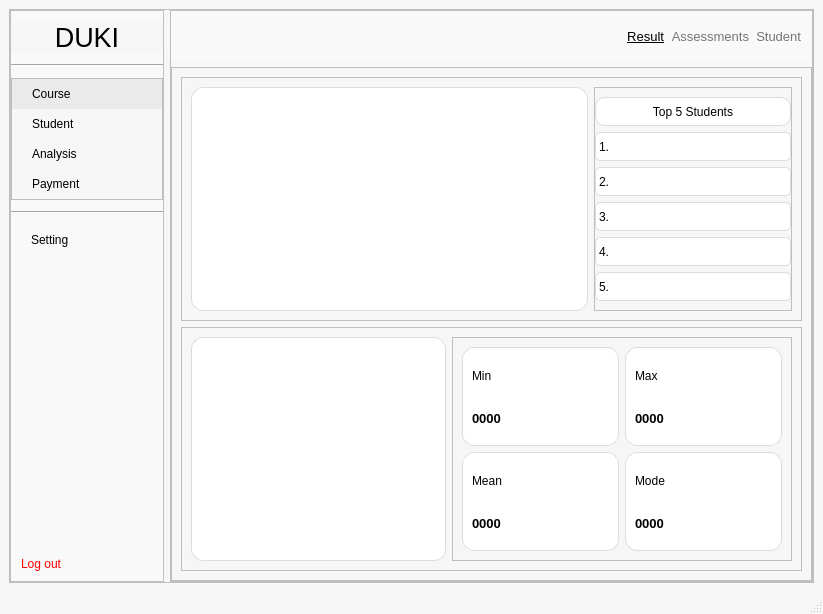
<?xml version="1.0" encoding="UTF-8"?>
<ui version="4.0">
 <class>MainWindow</class>
 <widget class="QMainWindow" name="MainWindow">
  <property name="geometry">
   <rect>
    <x>0</x>
    <y>0</y>
    <width>823</width>
    <height>614</height>
   </rect>
  </property>
  <property name="windowTitle">
   <string>MainWindow</string>
  </property>
  <property name="styleSheet">
   <string notr="true">QMainWindow {
    background-color: #f6f6f6;
}
QFrame {
    background-color: #f6f6f6;
}
#centralwidget{
	background-color: #f6f6f6;
}
#menu {
    background-color: #f9f9f9;
    border-right: 1px solid #e0e0e0;
}
QLabel#brand {
    color: black;
}

#menu_analysis,
#menu_course,
#menu_payment,
#menu_student,
#menu_setting {
    text-align: left;
    padding: 8px 20px;
    border: none;
	color: black;
}
#menu_analysis:hover,
#menu_course:hover,
#menu_logout:hover,
#menu_payment:hover,
#menu_student:hover,
#menu_setting:hover {
    background-color: #eaeaea;
}
#menu_logout {
    color: red;
    padding: 10px;
    text-align: left;
	border: none;
}
#menu_course {
    background-color: #eaeaea;
}
#course_search_lineEdit {
    background-color: #F8F8F8;
    border: 1px solid #CCCCCC;
    border-radius-right: 10px;
    padding: 6px 12px;
    color: #555;
}
#course_search_lineEdit:focus {
    border: 2px solid #A0A0A0;
}
#course_search_comboBox {
    background-color: #2E2E2E;
    color: white;
    padding: 6px 12px;
    font-weight: bold;
}
QComboBox QAbstractItemView {
    background-color: #2E2E2E;
    color: white;
    selection-background-color: #444444;
    selection-color: white;
}
#course_create {
    background-color: #4C8BF5;
    color: white;
    border: none;
    border-radius: 8px;
    padding: 6px 10px;
    font-weight: bold;
}
#course_create:hover {
    background-color: #3B73E0;
}
#course_filter {
    background-color: #F4F4F4;
    border: 1px solid #CCCCCC;
    border-radius: 8px;
    padding: 6px 10px;
	color: black;
}
#course_filter:hover {
    background-color: #EAEAEA;
}
#header{
	background-color: #f9f9f9;
	color: black;
}
#course_previous, #course_next {
    background-color: white;
    color: #2E3A59;
    border: 1px solid #D0D0D0;
    border-radius: 8px;
    padding: 6px 12px;
    font-weight: 500;
}
#course_previous:hover, #course_next:hover {
    background-color: #F5F5F5;
}
#course_page_1, #course_page_2, #course_page_3, #course_page_8, #course_page_9, #course_page_10 {
    background-color: transparent;
    border: none;
    color: #444;
    padding: 6px 10px;
}
#course_page_1 {
    background-color: #E0E0E0;
    border-radius: 6px;
    font-weight: bold;
}
#space {
    color: #777;
    font-weight: bold;
}


</string>
  </property>
  <widget class="QWidget" name="centralwidget">
   <layout class="QHBoxLayout" name="horizontalLayout_5">
    <item>
     <widget class="QFrame" name="frame">
      <property name="sizePolicy">
       <sizepolicy hsizetype="Preferred" vsizetype="Preferred">
        <horstretch>0</horstretch>
        <verstretch>0</verstretch>
       </sizepolicy>
      </property>
      <property name="minimumSize">
       <size>
        <width>801</width>
        <height>541</height>
       </size>
      </property>
      <property name="frameShape">
       <enum>QFrame::StyledPanel</enum>
      </property>
      <property name="frameShadow">
       <enum>QFrame::Raised</enum>
      </property>
      <layout class="QHBoxLayout" name="horizontalLayout">
       <property name="leftMargin">
        <number>0</number>
       </property>
       <property name="topMargin">
        <number>0</number>
       </property>
       <property name="rightMargin">
        <number>0</number>
       </property>
       <property name="bottomMargin">
        <number>0</number>
       </property>
       <item>
        <widget class="QFrame" name="menu">
         <property name="sizePolicy">
          <sizepolicy hsizetype="Preferred" vsizetype="Preferred">
           <horstretch>0</horstretch>
           <verstretch>0</verstretch>
          </sizepolicy>
         </property>
         <property name="frameShape">
          <enum>QFrame::StyledPanel</enum>
         </property>
         <property name="frameShadow">
          <enum>QFrame::Raised</enum>
         </property>
         <layout class="QVBoxLayout" name="verticalLayout" stretch="0,0,0,0,0,0,0">
          <property name="spacing">
           <number>11</number>
          </property>
          <property name="leftMargin">
           <number>0</number>
          </property>
          <property name="topMargin">
           <number>11</number>
          </property>
          <property name="rightMargin">
           <number>0</number>
          </property>
          <property name="bottomMargin">
           <number>0</number>
          </property>
          <item>
           <widget class="QLabel" name="brand">
            <property name="sizePolicy">
             <sizepolicy hsizetype="Preferred" vsizetype="Preferred">
              <horstretch>0</horstretch>
              <verstretch>0</verstretch>
             </sizepolicy>
            </property>
            <property name="font">
             <font>
              <pointsize>20</pointsize>
             </font>
            </property>
            <property name="styleSheet">
             <string notr="true"/>
            </property>
            <property name="text">
             <string>DUKI</string>
            </property>
            <property name="alignment">
             <set>Qt::AlignCenter</set>
            </property>
           </widget>
          </item>
          <item>
           <widget class="Line" name="line_1">
            <property name="orientation">
             <enum>Qt::Horizontal</enum>
            </property>
           </widget>
          </item>
          <item>
           <widget class="QFrame" name="frame_2">
            <property name="frameShape">
             <enum>QFrame::StyledPanel</enum>
            </property>
            <property name="frameShadow">
             <enum>QFrame::Raised</enum>
            </property>
            <layout class="QVBoxLayout" name="verticalLayout_3">
             <property name="spacing">
              <number>0</number>
             </property>
             <property name="leftMargin">
              <number>0</number>
             </property>
             <property name="topMargin">
              <number>0</number>
             </property>
             <property name="rightMargin">
              <number>0</number>
             </property>
             <property name="bottomMargin">
              <number>0</number>
             </property>
             <item>
              <widget class="QPushButton" name="menu_course">
               <property name="sizePolicy">
                <sizepolicy hsizetype="Minimum" vsizetype="Preferred">
                 <horstretch>0</horstretch>
                 <verstretch>0</verstretch>
                </sizepolicy>
               </property>
               <property name="styleSheet">
                <string notr="true"/>
               </property>
               <property name="text">
                <string>Course</string>
               </property>
              </widget>
             </item>
             <item>
              <widget class="QPushButton" name="menu_student">
               <property name="sizePolicy">
                <sizepolicy hsizetype="Minimum" vsizetype="Preferred">
                 <horstretch>0</horstretch>
                 <verstretch>0</verstretch>
                </sizepolicy>
               </property>
               <property name="layoutDirection">
                <enum>Qt::LeftToRight</enum>
               </property>
               <property name="styleSheet">
                <string notr="true"/>
               </property>
               <property name="text">
                <string>Student</string>
               </property>
              </widget>
             </item>
             <item>
              <widget class="QPushButton" name="menu_analysis">
               <property name="sizePolicy">
                <sizepolicy hsizetype="Minimum" vsizetype="Preferred">
                 <horstretch>0</horstretch>
                 <verstretch>0</verstretch>
                </sizepolicy>
               </property>
               <property name="styleSheet">
                <string notr="true"/>
               </property>
               <property name="text">
                <string>Analysis</string>
               </property>
              </widget>
             </item>
             <item>
              <widget class="QPushButton" name="menu_payment">
               <property name="sizePolicy">
                <sizepolicy hsizetype="Preferred" vsizetype="Preferred">
                 <horstretch>0</horstretch>
                 <verstretch>0</verstretch>
                </sizepolicy>
               </property>
               <property name="minimumSize">
                <size>
                 <width>150</width>
                 <height>28</height>
                </size>
               </property>
               <property name="styleSheet">
                <string notr="true"/>
               </property>
               <property name="text">
                <string>Payment</string>
               </property>
              </widget>
             </item>
            </layout>
           </widget>
          </item>
          <item>
           <widget class="Line" name="line_2">
            <property name="orientation">
             <enum>Qt::Horizontal</enum>
            </property>
           </widget>
          </item>
          <item>
           <widget class="QPushButton" name="menu_setting">
            <property name="sizePolicy">
             <sizepolicy hsizetype="Preferred" vsizetype="Preferred">
              <horstretch>0</horstretch>
              <verstretch>0</verstretch>
             </sizepolicy>
            </property>
            <property name="minimumSize">
             <size>
              <width>60</width>
              <height>12</height>
             </size>
            </property>
            <property name="styleSheet">
             <string notr="true"/>
            </property>
            <property name="text">
             <string>Setting</string>
            </property>
           </widget>
          </item>
          <item>
           <spacer name="verticalSpacer">
            <property name="orientation">
             <enum>Qt::Vertical</enum>
            </property>
            <property name="sizeHint" stdset="0">
             <size>
              <width>20</width>
              <height>40</height>
             </size>
            </property>
           </spacer>
          </item>
          <item>
           <widget class="QPushButton" name="menu_logout">
            <property name="sizePolicy">
             <sizepolicy hsizetype="Preferred" vsizetype="Preferred">
              <horstretch>0</horstretch>
              <verstretch>0</verstretch>
             </sizepolicy>
            </property>
            <property name="styleSheet">
             <string notr="true"/>
            </property>
            <property name="text">
             <string>Log out</string>
            </property>
           </widget>
          </item>
         </layout>
        </widget>
       </item>
       <item>
        <widget class="QFrame" name="frame_3">
         <property name="sizePolicy">
          <sizepolicy hsizetype="Preferred" vsizetype="Preferred">
           <horstretch>0</horstretch>
           <verstretch>0</verstretch>
          </sizepolicy>
         </property>
         <property name="frameShape">
          <enum>QFrame::StyledPanel</enum>
         </property>
         <property name="frameShadow">
          <enum>QFrame::Raised</enum>
         </property>
         <layout class="QVBoxLayout" name="verticalLayout_2">
          <property name="leftMargin">
           <number>0</number>
          </property>
          <property name="topMargin">
           <number>0</number>
          </property>
          <property name="rightMargin">
           <number>0</number>
          </property>
          <property name="bottomMargin">
           <number>0</number>
          </property>
          <item>
           <widget class="QWidget" name="header" native="true">
            <property name="minimumSize">
             <size>
              <width>50</width>
              <height>50</height>
             </size>
            </property>
            <property name="styleSheet">
             <string notr="true">background-color: #f9f9f9;</string>
            </property>
            <layout class="QHBoxLayout" name="horizontalLayout_9">
             <property name="spacing">
              <number>7</number>
             </property>
             <property name="leftMargin">
              <number>0</number>
             </property>
             <property name="topMargin">
              <number>0</number>
             </property>
             <property name="rightMargin">
              <number>11</number>
             </property>
             <property name="bottomMargin">
              <number>0</number>
             </property>
             <item>
              <spacer name="horizontalSpacer_5">
               <property name="orientation">
                <enum>Qt::Horizontal</enum>
               </property>
               <property name="sizeHint" stdset="0">
                <size>
                 <width>40</width>
                 <height>20</height>
                </size>
               </property>
              </spacer>
             </item>
             <item>
              <widget class="QLabel" name="header_result">
               <property name="font">
                <font>
                 <pointsize>10</pointsize>
                 <underline>true</underline>
                </font>
               </property>
               <property name="styleSheet">
                <string notr="true">color: black</string>
               </property>
               <property name="text">
                <string>Result</string>
               </property>
               <property name="alignment">
                <set>Qt::AlignRight|Qt::AlignTrailing|Qt::AlignVCenter</set>
               </property>
              </widget>
             </item>
             <item>
              <widget class="QLabel" name="header_assessment">
               <property name="font">
                <font>
                 <pointsize>10</pointsize>
                </font>
               </property>
               <property name="styleSheet">
                <string notr="true">color:#757575</string>
               </property>
               <property name="text">
                <string>Assessments</string>
               </property>
               <property name="alignment">
                <set>Qt::AlignRight|Qt::AlignTrailing|Qt::AlignVCenter</set>
               </property>
              </widget>
             </item>
             <item>
              <widget class="QLabel" name="header_student">
               <property name="font">
                <font>
                 <pointsize>10</pointsize>
                 <underline>false</underline>
                </font>
               </property>
               <property name="styleSheet">
                <string notr="true">color:#757575</string>
               </property>
               <property name="text">
                <string>Student</string>
               </property>
               <property name="alignment">
                <set>Qt::AlignRight|Qt::AlignTrailing|Qt::AlignVCenter</set>
               </property>
              </widget>
             </item>
            </layout>
           </widget>
          </item>
          <item>
           <widget class="QFrame" name="frame_6">
            <property name="sizePolicy">
             <sizepolicy hsizetype="Preferred" vsizetype="Expanding">
              <horstretch>0</horstretch>
              <verstretch>0</verstretch>
             </sizepolicy>
            </property>
            <property name="minimumSize">
             <size>
              <width>165</width>
              <height>0</height>
             </size>
            </property>
            <property name="frameShape">
             <enum>QFrame::StyledPanel</enum>
            </property>
            <property name="frameShadow">
             <enum>QFrame::Raised</enum>
            </property>
            <layout class="QVBoxLayout" name="verticalLayout_4">
             <item>
              <widget class="QFrame" name="frame_4">
               <property name="frameShape">
                <enum>QFrame::StyledPanel</enum>
               </property>
               <property name="frameShadow">
                <enum>QFrame::Raised</enum>
               </property>
               <layout class="QHBoxLayout" name="horizontalLayout_2" stretch="2,1">
                <item>
                 <widget class="QWidget" name="line_chart" native="true">
                  <property name="styleSheet">
                   <string notr="true">    background-color: white;
    border: 1px solid #dcdcdc;   /* viền xám nhạt */
    border-radius: 12px;          /* bo tròn góc */</string>
                  </property>
                 </widget>
                </item>
                <item>
                 <widget class="QFrame" name="course_result_top5">
                  <property name="frameShape">
                   <enum>QFrame::StyledPanel</enum>
                  </property>
                  <property name="frameShadow">
                   <enum>QFrame::Raised</enum>
                  </property>
                  <layout class="QVBoxLayout" name="verticalLayout_13">
                   <property name="leftMargin">
                    <number>0</number>
                   </property>
                   <property name="rightMargin">
                    <number>0</number>
                   </property>
                   <item>
                    <widget class="QLabel" name="label_12">
                     <property name="styleSheet">
                      <string notr="true">    background-color: white;
    border: 1px solid #dcdcdc;   /* viền xám nhạt */
    border-radius: 10px;          /* bo tròn góc */
color: black</string>
                     </property>
                     <property name="text">
                      <string>Top 5 Students</string>
                     </property>
                     <property name="alignment">
                      <set>Qt::AlignCenter</set>
                     </property>
                    </widget>
                   </item>
                   <item>
                    <widget class="QLabel" name="course_result_1">
                     <property name="styleSheet">
                      <string notr="true">    background-color: white;
    border: 1px solid #dcdcdc;   /* viền xám nhạt */
    border-radius: 5px;         
color: black</string>
                     </property>
                     <property name="text">
                      <string>1.</string>
                     </property>
                    </widget>
                   </item>
                   <item>
                    <widget class="QLabel" name="course_result_2">
                     <property name="styleSheet">
                      <string notr="true">    background-color: white;
    border: 1px solid #dcdcdc;   /* viền xám nhạt */
    border-radius: 5px;          /* bo tròn góc */

color: black</string>
                     </property>
                     <property name="text">
                      <string>2.</string>
                     </property>
                    </widget>
                   </item>
                   <item>
                    <widget class="QLabel" name="course_result_3">
                     <property name="styleSheet">
                      <string notr="true">    background-color: white;
    border: 1px solid #dcdcdc;   /* viền xám nhạt */
    border-radius: 5px;          /* bo tròn góc */
color: black</string>
                     </property>
                     <property name="text">
                      <string>3.</string>
                     </property>
                    </widget>
                   </item>
                   <item>
                    <widget class="QLabel" name="course_result_4">
                     <property name="styleSheet">
                      <string notr="true">    background-color: white;
    border: 1px solid #dcdcdc;   /* viền xám nhạt */
    border-radius: 5px;          /* bo tròn góc */

color: black</string>
                     </property>
                     <property name="text">
                      <string>4.</string>
                     </property>
                    </widget>
                   </item>
                   <item>
                    <widget class="QLabel" name="course_result_5">
                     <property name="styleSheet">
                      <string notr="true">    background-color: white;
    border: 1px solid #dcdcdc;   /* viền xám nhạt */
    border-radius: 5px;          /* bo tròn góc */

color: black</string>
                     </property>
                     <property name="text">
                      <string>5.</string>
                     </property>
                    </widget>
                   </item>
                  </layout>
                 </widget>
                </item>
               </layout>
              </widget>
             </item>
             <item>
              <widget class="QFrame" name="frame_5">
               <property name="frameShape">
                <enum>QFrame::StyledPanel</enum>
               </property>
               <property name="frameShadow">
                <enum>QFrame::Raised</enum>
               </property>
               <layout class="QHBoxLayout" name="horizontalLayout_3" stretch="3,4">
                <item>
                 <widget class="QWidget" name="pie_chart" native="true">
                  <property name="styleSheet">
                   <string notr="true">    background-color: white;
    border: 1px solid #dcdcdc;   /* viền xám nhạt */
    border-radius: 12px;          /* bo tròn góc */</string>
                  </property>
                 </widget>
                </item>
                <item>
                 <widget class="QFrame" name="frame_8">
                  <property name="frameShape">
                   <enum>QFrame::StyledPanel</enum>
                  </property>
                  <property name="frameShadow">
                   <enum>QFrame::Raised</enum>
                  </property>
                  <layout class="QGridLayout" name="gridLayout_2">
                   <item row="1" column="1">
                    <widget class="QFrame" name="cluster_analysis_groupA_7">
                     <property name="sizePolicy">
                      <sizepolicy hsizetype="Preferred" vsizetype="Preferred">
                       <horstretch>0</horstretch>
                       <verstretch>0</verstretch>
                      </sizepolicy>
                     </property>
                     <property name="styleSheet">
                      <string notr="true">    background-color: white;
    border: 1px solid #dcdcdc;   /* viền xám nhạt */
    border-radius: 12px;          /* bo tròn góc */</string>
                     </property>
                     <property name="frameShape">
                      <enum>QFrame::StyledPanel</enum>
                     </property>
                     <property name="frameShadow">
                      <enum>QFrame::Raised</enum>
                     </property>
                     <layout class="QVBoxLayout" name="verticalLayout_11">
                      <item>
                       <widget class="QLabel" name="label_10">
                        <property name="styleSheet">
                         <string notr="true">border: none;
color: black</string>
                        </property>
                        <property name="text">
                         <string>Mode</string>
                        </property>
                       </widget>
                      </item>
                      <item>
                       <widget class="QLabel" name="mode_stu_score">
                        <property name="font">
                         <font>
                          <pointsize>10</pointsize>
                          <weight>75</weight>
                          <bold>true</bold>
                         </font>
                        </property>
                        <property name="styleSheet">
                         <string notr="true">border: None;
color: black</string>
                        </property>
                        <property name="text">
                         <string>0000</string>
                        </property>
                       </widget>
                      </item>
                     </layout>
                    </widget>
                   </item>
                   <item row="0" column="0">
                    <widget class="QFrame" name="cluster_analysis_groupA_8">
                     <property name="sizePolicy">
                      <sizepolicy hsizetype="Preferred" vsizetype="Preferred">
                       <horstretch>0</horstretch>
                       <verstretch>0</verstretch>
                      </sizepolicy>
                     </property>
                     <property name="styleSheet">
                      <string notr="true">    background-color: white;
    border: 1px solid #dcdcdc;   /* viền xám nhạt */
    border-radius: 12px;          /* bo tròn góc */</string>
                     </property>
                     <property name="frameShape">
                      <enum>QFrame::StyledPanel</enum>
                     </property>
                     <property name="frameShadow">
                      <enum>QFrame::Raised</enum>
                     </property>
                     <layout class="QVBoxLayout" name="verticalLayout_12">
                      <item>
                       <widget class="QLabel" name="label_11">
                        <property name="styleSheet">
                         <string notr="true">border: none;
color: black</string>
                        </property>
                        <property name="text">
                         <string>Min</string>
                        </property>
                       </widget>
                      </item>
                      <item>
                       <widget class="QLabel" name="min_stu_score">
                        <property name="font">
                         <font>
                          <pointsize>10</pointsize>
                          <weight>75</weight>
                          <bold>true</bold>
                         </font>
                        </property>
                        <property name="styleSheet">
                         <string notr="true">border: None;
color: black</string>
                        </property>
                        <property name="text">
                         <string>0000</string>
                        </property>
                       </widget>
                      </item>
                     </layout>
                    </widget>
                   </item>
                   <item row="1" column="0">
                    <widget class="QFrame" name="cluster_analysis_groupA_5">
                     <property name="sizePolicy">
                      <sizepolicy hsizetype="Preferred" vsizetype="Preferred">
                       <horstretch>0</horstretch>
                       <verstretch>0</verstretch>
                      </sizepolicy>
                     </property>
                     <property name="styleSheet">
                      <string notr="true">    background-color: white;
    border: 1px solid #dcdcdc;   /* viền xám nhạt */
    border-radius: 12px;          /* bo tròn góc */</string>
                     </property>
                     <property name="frameShape">
                      <enum>QFrame::StyledPanel</enum>
                     </property>
                     <property name="frameShadow">
                      <enum>QFrame::Raised</enum>
                     </property>
                     <layout class="QVBoxLayout" name="verticalLayout_9">
                      <item>
                       <widget class="QLabel" name="label_8">
                        <property name="styleSheet">
                         <string notr="true">border: none;
color: black</string>
                        </property>
                        <property name="text">
                         <string>Mean</string>
                        </property>
                       </widget>
                      </item>
                      <item>
                       <widget class="QLabel" name="mean_stu_score">
                        <property name="font">
                         <font>
                          <pointsize>10</pointsize>
                          <weight>75</weight>
                          <bold>true</bold>
                         </font>
                        </property>
                        <property name="styleSheet">
                         <string notr="true">border: None;
color: black</string>
                        </property>
                        <property name="text">
                         <string>0000</string>
                        </property>
                       </widget>
                      </item>
                     </layout>
                    </widget>
                   </item>
                   <item row="0" column="1">
                    <widget class="QFrame" name="cluster_analysis_groupA_6">
                     <property name="sizePolicy">
                      <sizepolicy hsizetype="Preferred" vsizetype="Preferred">
                       <horstretch>0</horstretch>
                       <verstretch>0</verstretch>
                      </sizepolicy>
                     </property>
                     <property name="styleSheet">
                      <string notr="true">    background-color: white;
    border: 1px solid #dcdcdc;   /* viền xám nhạt */
    border-radius: 12px;          /* bo tròn góc */</string>
                     </property>
                     <property name="frameShape">
                      <enum>QFrame::StyledPanel</enum>
                     </property>
                     <property name="frameShadow">
                      <enum>QFrame::Raised</enum>
                     </property>
                     <layout class="QVBoxLayout" name="verticalLayout_10">
                      <item>
                       <widget class="QLabel" name="label_9">
                        <property name="styleSheet">
                         <string notr="true">border: none;
color: black
</string>
                        </property>
                        <property name="text">
                         <string>Max</string>
                        </property>
                       </widget>
                      </item>
                      <item>
                       <widget class="QLabel" name="max_stu_score">
                        <property name="font">
                         <font>
                          <pointsize>10</pointsize>
                          <weight>75</weight>
                          <bold>true</bold>
                         </font>
                        </property>
                        <property name="styleSheet">
                         <string notr="true">border: None;
color: black</string>
                        </property>
                        <property name="text">
                         <string>0000</string>
                        </property>
                       </widget>
                      </item>
                     </layout>
                    </widget>
                   </item>
                  </layout>
                 </widget>
                </item>
               </layout>
              </widget>
             </item>
            </layout>
           </widget>
          </item>
         </layout>
        </widget>
       </item>
      </layout>
     </widget>
    </item>
   </layout>
  </widget>
  <widget class="QMenuBar" name="menubar">
   <property name="geometry">
    <rect>
     <x>0</x>
     <y>0</y>
     <width>823</width>
     <height>26</height>
    </rect>
   </property>
  </widget>
  <widget class="QStatusBar" name="statusbar"/>
 </widget>
 <resources/>
 <connections/>
</ui>
